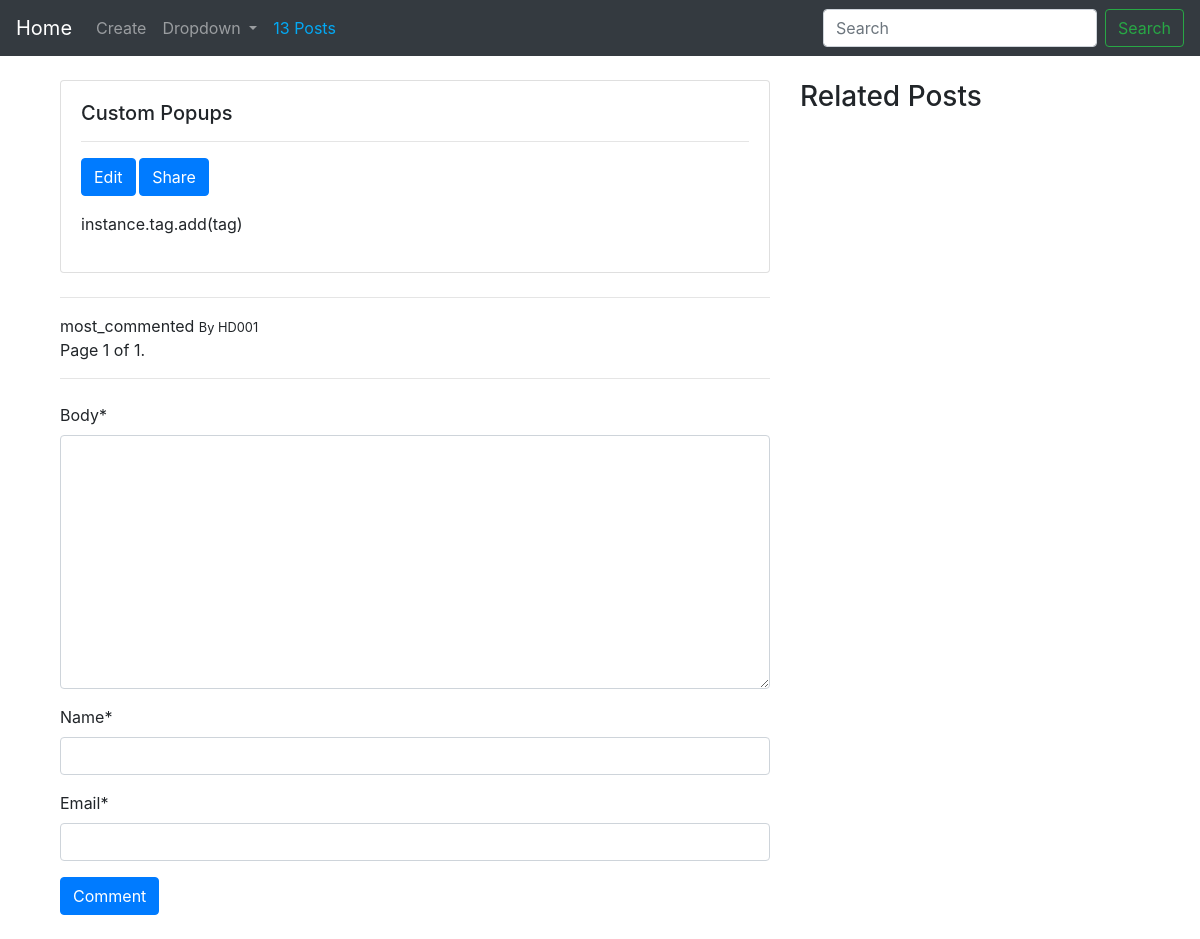
Screenshot of /detail/custom-popups-27/ with the database file from the repository.
### blog/models.py (models this page shows, shortened)
class Post(models.Model):
  STATUS_CHOICES = (
    ('draft', 'Draft'),
    ('published', 'Published')
  )
  title = models.CharField(max_length=120)
  slug = models.SlugField(null=True, blank=True)
  author = models.ForeignKey(to=User, on_delete=models.CASCADE)
  body = models.TextField()
  publish = models.DateTimeField(default=timezone.now())
  created = models.DateTimeField(auto_now_add=True)
  updated = models.DateTimeField(auto_now=True)
  status = models.CharField(max_length=120, choices = STATUS_CHOICES)
  tag = models.ManyToManyField(to=Tag, related_name='tagged', blank=True, null=True)
  objects = models.Manager()
  published = PostModelManager()
  class Meta:
    ordering = ['-created']
  def get_comments(self):
    return Comment.actives.filter(post=self)
  def get_tags(self):
    return self.tag.all()

class Comment(models.Model):
  post = models.ForeignKey(to=Post, on_delete=models.CASCADE, related_name='comments')
  name = models.CharField(max_length=120)
  email = models.EmailField()
  body = models.TextField()
  created = models.DateTimeField(auto_now_add=True)
  updated = models.DateTimeField(auto_now=True)
  active = models.BooleanField(default=True)
  objects = models.Manager()
  actives  = CommentManager()
  class Meta:
    ordering = ['-created']

### blog/views.py (the view, shortened to what this page needs)
# urls.py: path('detail/<slug:slug>/',PostDetailView.as_view(), name='detail'),
class PostDetailView(DetailView, FormView):
  model = Post
  template_name = 'post_detail.html'
  form_class = CommentForm
  paginate_by = 1
  def get_context_data(self, **kwargs):
    context = super(PostDetailView, self).get_context_data( **kwargs)
    post = self.get_object()
    context['comments'] = post.get_comments() #Comment.actives.all()
    paginator = Paginator(context['comments'], 3) # Show 1 contacts per page.
    page_number = self.request.GET.get('page')
    context['page_obj'] = paginator.get_page(page_number)
    return context

### blog/forms.py
class CommentForm(forms.ModelForm):
  class Meta:
    model = Comment
    fields = ['body', 'name', 'email']

### blog/models.py (called while the page is built)
  def get_queryset(self):
    qs = super(PostModelManager, self).get_queryset()
    return qs.filter(status='published')

  def get_queryset(self):
    qs = super(CommentManager, self).get_queryset()
    return qs.filter(active=True)

### blog/templatetags/blog_tags.py (called while the page is built)
@register.simple_tag
def total_posts():
  return Post.published.count()

@register.filter(name='markdown')
def markdown_format(text):
  return mark_safe(markdown(text))

### blog/templates/post_detail.html (shortened to what this page needs)
{% extends 'base.html' %}
{% load blog_tags %}
{% load crispy_forms_tags %}
{% block content %}
<div class="container">
  <div class="row">
    <div class="col-md-8">
      <div class="card mt-4" >
        <div class="card-body">
          <h5 class="card-title">{{post.title}}</h5>
            <hr>
          <small class="mt-2">
            <a href="{% url 'post:update' post.slug %}" class="btn btn-primary">Edit</a>
            <a href="{% url 'post:share' post.slug %}" class="btn btn-primary">Share</a>
          </small>
          <p class="card-text">{{post.body|markdown}}</p>
        </div>
      </div>
      <hr class="mt-4">
      {% for comment in page_obj %}
      <div class="media">
        <div class="media-body">
          {{comment.body}}
          <small>By {{comment.name}}</small>
        </div>
      </div>
      {% endfor %}
      {% include 'pagination.html' %}
      <hr>
      <form action="" method="post" class="mt-4 mb-4"> {% csrf_token %}
        {{form|crispy}}
        <button type="submit" class="btn btn-primary">Comment</button>
      </form>
        </div>
      <div class="col-md-4 mt-4">
        <h3>Related Posts</h3>
      </div>
  </div>
</div>
{% endblock content %}

### rows the page displays
Post: title "Custom Popups", body "instance.tag.add(tag)"
Comment: body "most_commented", name "HD001"

### other values shown
{{ page_obj.number }} "1"
{{ page_obj.paginator.num_pages }} "1"
